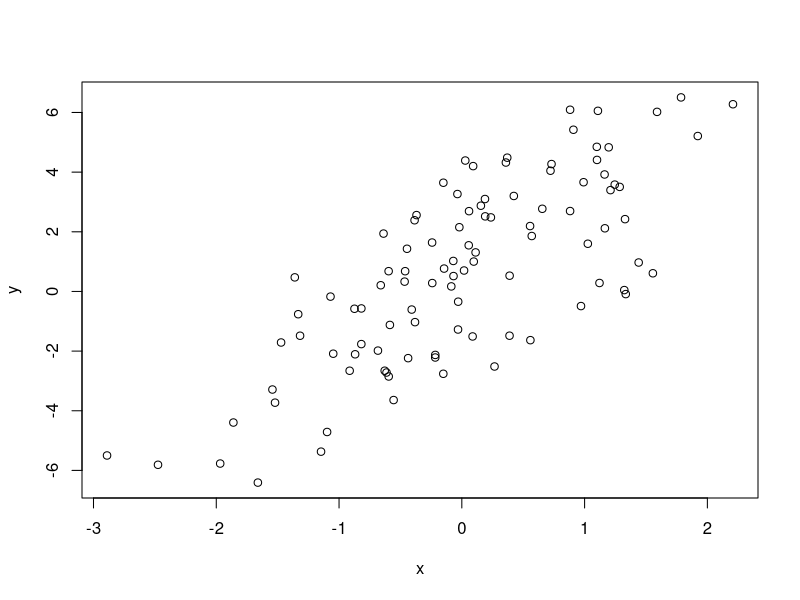
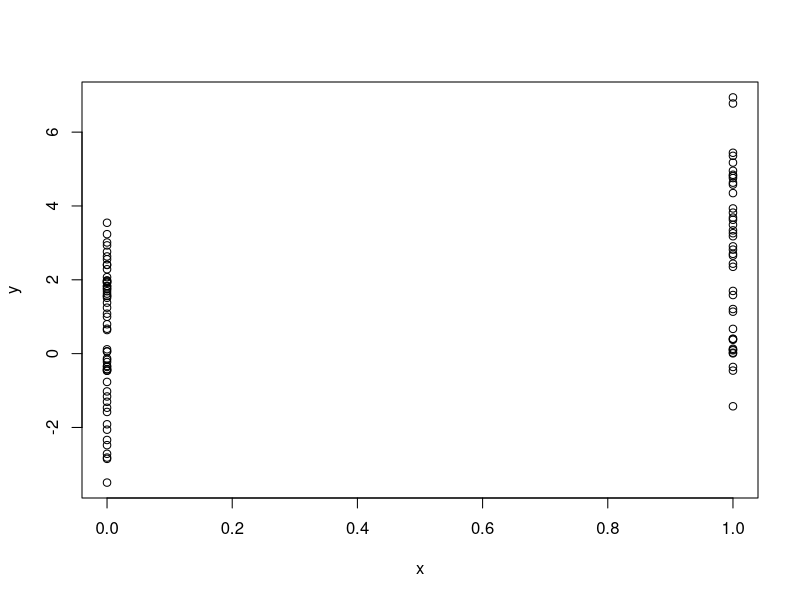
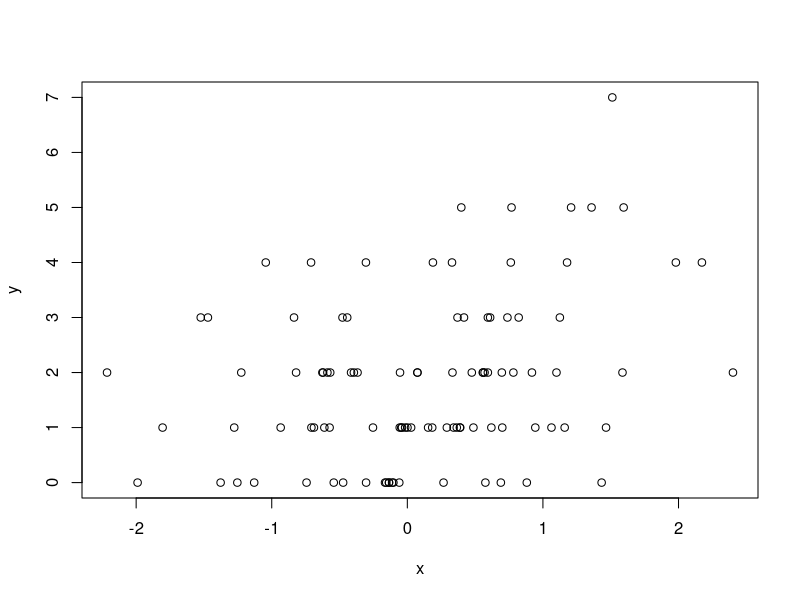

Write the R code that produced these figures, in order.
set.seed(20)
x <- rnorm(100)
e <- rnorm(100, 0, 2)
y <- 0.5 + 2 * x + e
summary(y)
plot(x, y)

set.seed(10)
x <- rbinom(100, 1, .5) # binary variable
e <- rnorm(100, 0, 2)
y <- 0.5 + 2 * x + e
summary(y)
plot(x, y)


set.seed(1)
x <- rnorm(100) # binary variable
log.mu <- 0.5 + 0.3 * x
e <- rnorm(100, 0, 2)
y <- rpois(100, exp(log.mu))
summary(y)
plot(x, y)
